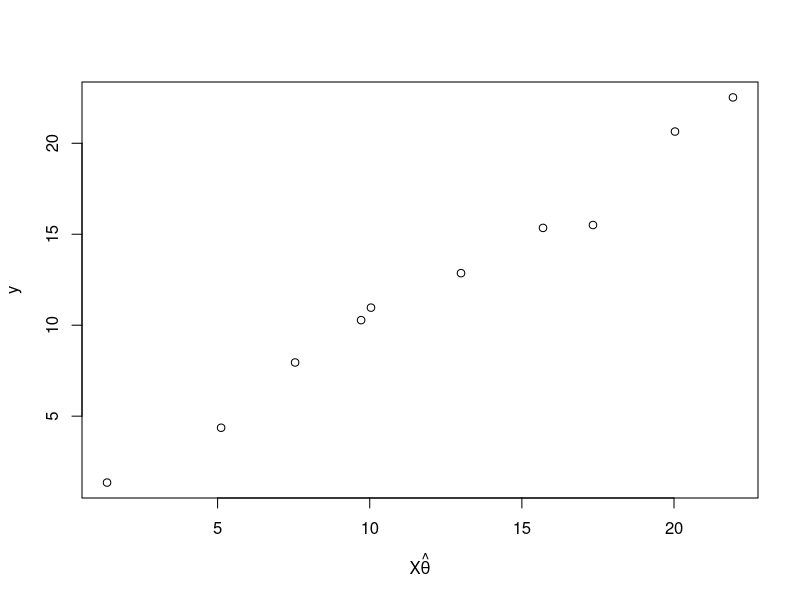
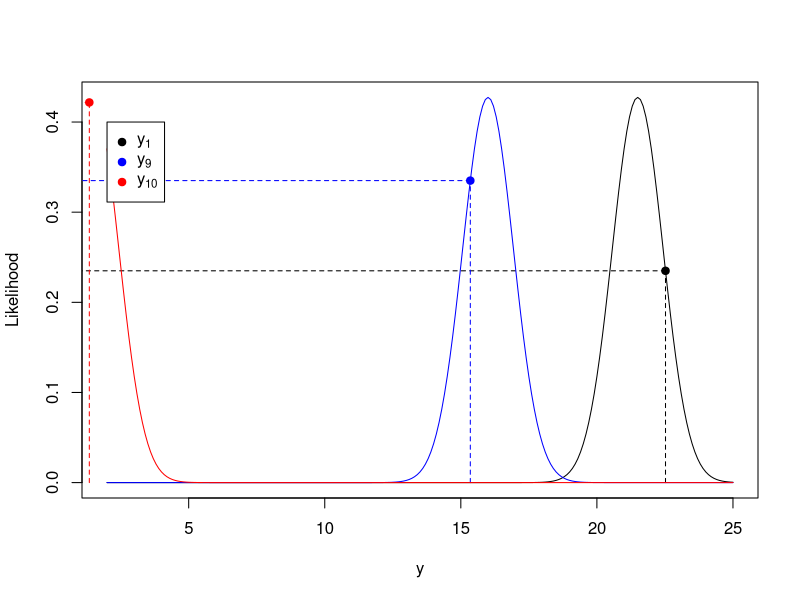
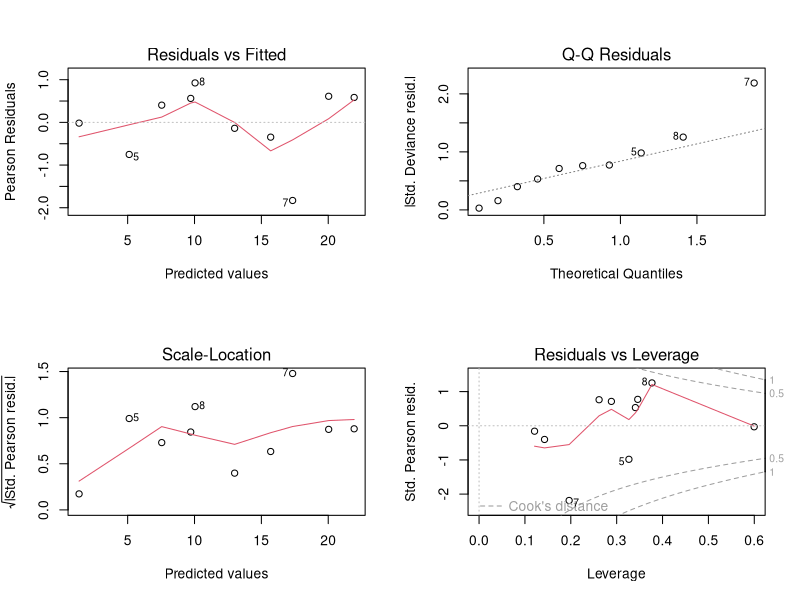

R code for these plots, in order:

# Simulated input vectors
set.seed(134)
n<-10
x.tmp<-seq(1,n,by=1)
x1<-sample(x.tmp)
x2<-sample(x.tmp,replace=TRUE)

# Define parameters and design matrix
theta<-c(-1,2,0.5)
X<-cbind(level=1,Effect1=x1,Effect2=x2)
summary(X)

# See specifix elements of X
X[ ,2:3]
X[c(1:2,6), ]
X[X[ , "Effect1"]==2 |
  X[ , "Effect2"]==6, ]
X[order(X[ , "Effect1"]), ]

# Simulate output vector
y<-as.matrix(X)%*%theta+
  rnorm(n,mean=0,sd=1)

# Estimate parameters using glm
M<-glm(y~-1+X,family=gaussian)
summary(M)
glm(y~X[ ,-1],family=gaussian)# equivalent

Mydata<-data.frame(Effect1=x1,Effect2=x2,
                   y=y)#with data frame
attach(Mydata)
glm(y~Effect1+Effect2,data=Mydata)

?glm

# Estimate parameters by matrix
# multiplication
theta.hat<-solve(t(X)%*%X)%*%t(X)%*%y   
theta.hat1<-solve(crossprod(X))%*%t(X)%*%y
# Equvalent, but faster

theta.hat
dim(theta.hat)
row.names(theta.hat)<-
  c("beta0","beta1","beta2")
theta.hat

# Paramter covariance matrix
e<-y-X%*%theta.hat1
sigma<-t(e)%*%e/(10-3)
theta.var<-as.numeric(sigma)*
  solve(t(X)%*%X)

sqrt(diag(theta.var))

# test values
t<-theta.hat/sqrt(diag(theta.var))

# p-values
2*(1-pt(abs(t),df=7))

summary(M)

# Estimation using general purpose
# optimazation

# Negative log-likelihood function
# (with known sigma)
logL<-function(theta,x,y){
  n<-length(y)
  mu<-x%*%theta
  sigma<-1
  return(-sum(dnorm(y,mean=mu,
                    sd=sqrt(sigma),
                    log=TRUE)))
}

# Initial parameter values
theta0<-c(0,0,0)

# Optimization
M2<-optim(theta0,logL,x=X,y=y,
          method="L-BFGS-B",
          lower=c(-10,-10,-10,0.001),
           upper=c(10,10,10,10),
          hessian=TRUE)

# Residual variance
sigma2<-sum((y-X%*%M2$par)^2)/(n-3)

# Parameter covariance
theta.var2<-solve(M2$hessian)*sigma2

?optim

?glm
?install.packages
?sample


# A couple of plots for the model
plot(X%*%theta.hat,y,
     xlab=expression(X*hat(theta)))

y.plot<-seq(2,25,by=0.1)
d<-dnorm(y.plot,mean=X[1,]%*%theta,
         sd=sqrt(sigma))
plot(y.plot,d,type="l",xlab="y",
     ylab="Likelihood")
points(y[1],dnorm(y[1],mean=X[1,]%*%theta,
                  sd=sqrt(sigma)),pch=19)
lines(c(y[1],y[1]),
      c(0,dnorm(y[1],mean=X[1,]%*%theta,
                sd=sqrt(sigma))),
      lty=2)
lines(c(y[1],0),
      rep(dnorm(y[1],mean=X[1,]%*%theta,
                sd=sqrt(sigma)),2),lty=2)


i<-9;col="blue"
d<-dnorm(y.plot,mean=X[i,]%*%theta,
         sd=sqrt(sigma))
lines(y.plot,d,type="l",col=col)
points(y[i],
       dnorm(y[i],mean=X[i,]%*%theta,
             sd=sqrt(sigma)),pch=19,
       col=col)
lines(c(y[i],y[i]),
      c(0,dnorm(y[i],mean=X[i,]%*%theta,
                sd=sqrt(sigma))),
      lty=2,col=col)
lines(c(y[i],0),
      rep(dnorm(y[i],mean=X[i,]%*%theta,
                sd=sqrt(sigma)),2),
      lty=2,col=col)


i<-10;col="red"
d<-dnorm(y.plot,mean=X[i,]%*%theta,
         sd=sqrt(sigma))
lines(y.plot,d,type="l",col=col)
points(y[i],dnorm(y[i],mean=X[i,]%*%theta,
                  sd=sqrt(sigma)),pch=19,
       col=col)
lines(c(y[i],y[i]),
      c(0,dnorm(y[i],mean=X[i,]%*%theta,
                sd=sqrt(sigma))),
      lty=2,col=col)
lines(c(y[i],0),
      rep(dnorm(y[i],mean=X[i,]%*%theta,
                sd=sqrt(sigma)),2),
      lty=2,col=col)


legend(x=2,y=0.4,
       legend=c(expression(y[1]),
         expression(y[9]),
         expression(y[10])),
       col=c(1,"blue","red"),pch=19)


# Dianostic plot for glm
par(mfrow=c(2,2))
plot(M)


?postscript

?pdf
